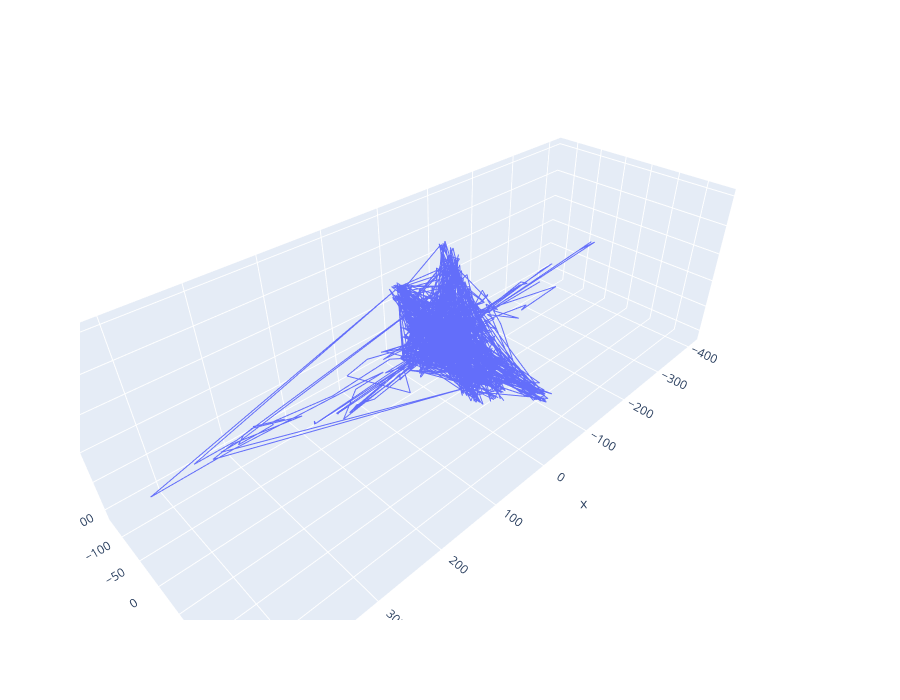

The cell this chart's notebook holds for it:
### Code cell
import plotly.express as px
fig = px.line_3d(x=xxx[:,0], y=xxx[:,1],z=xxx[:,2],height=700)

fig.show()

### Figure 1 — Plotly figure (JSON) as saved in the notebook; plotly's stock layout.template omitted (floating-point values rounded to 4 significant figures; data arrays with more than 128 entries replaced by an {"elided": "..."} marker saying what was removed)
{"data": [{"hovertemplate": "x=%{x}<br>y=%{y}<br>z=%{z}<extra></extra>", "legendgroup": "", "line": {"color": "#636efa", "dash": "solid"}, "marker": {"symbol": "circle"}, "mode": "lines", "name": "", "scene": "scene", "showlegend": false, "type": "scatter3d", "x": {"elided": "800 float values"}, "y": {"elided": "800 float values"}, "z": {"elided": "800 float values"}}], "layout": {"height": 700, "legend": {"tracegroupgap": 0}, "margin": {"t": 60}, "scene": {"domain": {"x": [0, 1], "y": [0, 1]}, "xaxis": {"title": {"text": "x"}}, "yaxis": {"title": {"text": "y"}}, "zaxis": {"title": {"text": "z"}}}}}
